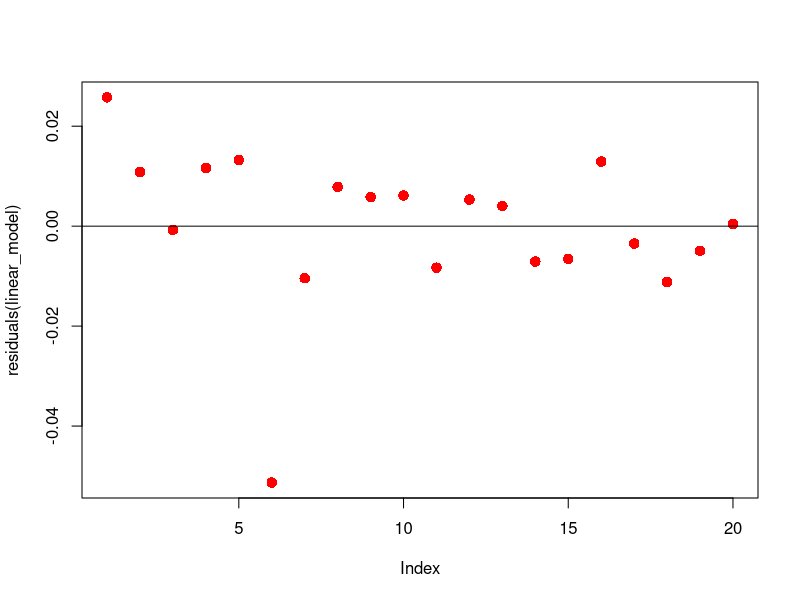

This chart was generated by the following R code:
## ---- chunk 1
# read the data
cables_data<-read.csv("Data/CablesDataset.csv")
head(cables_data)
## ---- chunk 2
# fit the linear model

linear_model<-lm(Failure.Time~Material.Type + Rainfall,
cables_data)


## ---- chunk 3
# output the linear model fit summary statistics
summary(linear_model)
## ---- chunk 4
# obtain the residuals

residuals(linear_model)

## ---- chunk 5
# plot the residuals

plot(residuals(linear_model),
      pch=16,col="red",cex=1.4)

abline(h=0)

## ---- chunk 6
# remove data point 6 and redefine the dataset

cables_data2 <- cables_data[-6,]

## ---- chunk 7
# refit the linear model

linear_model2 <- lm(Failure.Time~Material.Type + Rainfall,
    data = cables_data2)


## ---- chunk 8
summary(linear_model2)
## ---- chunk 9
# fit a Gamma GLM
gfit<-glm(Failure.Time~Material.Type+Rainfall,
        family= Gamma(link=inverse), 
        data = cables_data2)
## ---- chunk 10
summary(gfit)

## ---- chunk 11
coef(gfit)
## ---- chunk 12
# review the model fit
summary(gfit)
